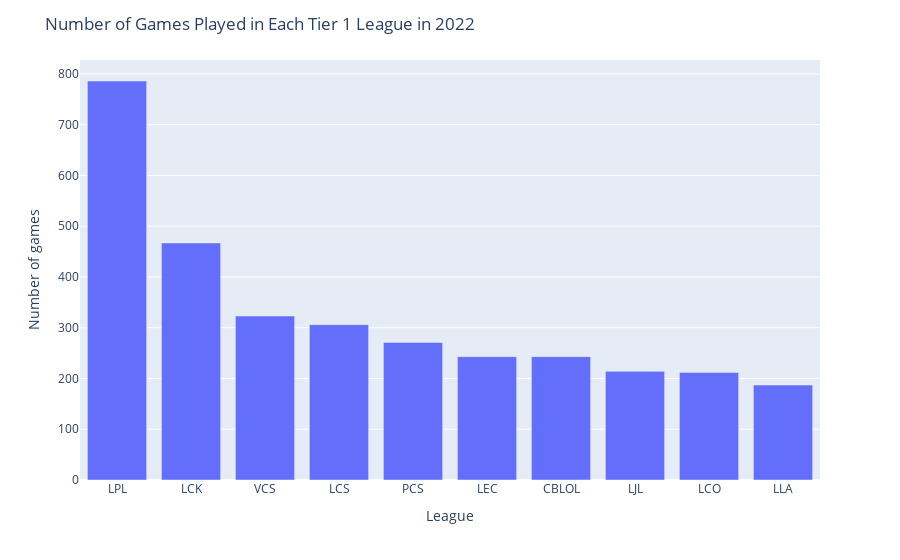

Notebook source saved alongside this figure:
### Markdown cell above
#### Number of Games Played in Each Tier 1 League in 2022
From the plot below, we can see that LPL has the most games played in 2022. This is because they had 17 teams with Single Round Robin and BO3(Best of three) in regular seasons. [(Source)](https://lol.fandom.com/wiki/LPL/2022_Season) The second largest is LCK, which had 10 teams with Double Round Robin and BO3 in regular seasons. [(Source)](https://lol.fandom.com/wiki/LCK/2022_Season)

### Code cell
fig6 = tier1_player.groupby('gameid').first()['league'].value_counts().plot(kind='bar')
fig6.update_layout(title='Number of Games Played in Each Tier 1 League in 2022',
                  xaxis_title='League',
                  yaxis_title='Number of games',
                  showlegend=False)
fig6.show()

### Figure 1 — Plotly figure (JSON) as saved in the notebook; plotly's stock layout.template omitted (floating-point values rounded to 4 significant figures)
{"data": [{"alignmentgroup": "True", "hovertemplate": "variable=league<br>index=%{x}<br>value=%{y}<extra></extra>", "legendgroup": "league", "marker": {"color": "#636efa", "pattern": {"shape": ""}}, "name": "league", "offsetgroup": "league", "orientation": "v", "showlegend": true, "textposition": "auto", "type": "bar", "x": ["LPL", "LCK", "VCS", "LCS", "PCS", "LEC", "CBLOL", "LJL", "LCO", "LLA"], "xaxis": "x", "y": [786, 467, 323, 306, 271, 243, 243, 214, 212, 187], "yaxis": "y"}], "layout": {"barmode": "relative", "legend": {"title": {"text": "variable"}, "tracegroupgap": 0}, "margin": {"t": 60}, "showlegend": false, "title": {"text": "Number of Games Played in Each Tier 1 League in 2022"}, "xaxis": {"anchor": "y", "domain": [0, 1], "title": {"text": "League"}}, "yaxis": {"anchor": "x", "domain": [0, 1], "title": {"text": "Number of games"}}}}
